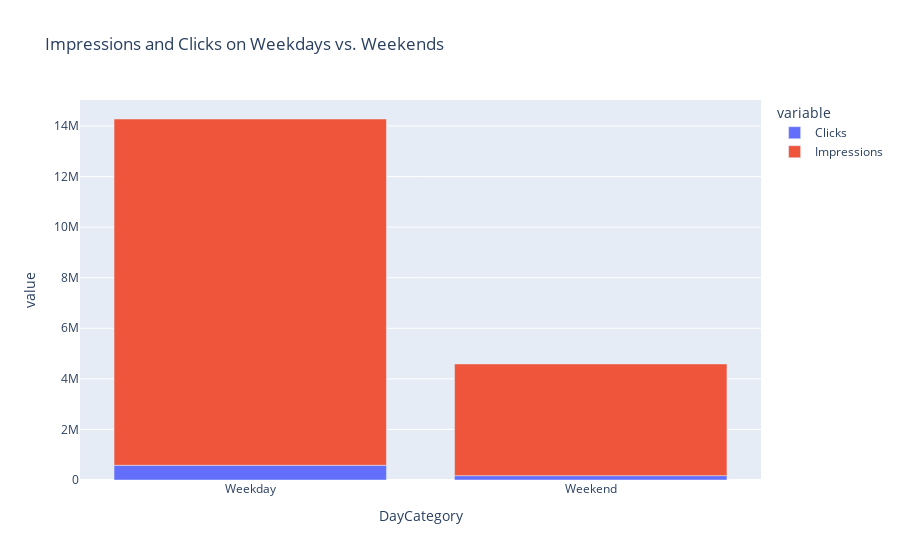

Write notebook code for a chart like this one.
### Code cell
px.bar(grouped_df,x='DayCategory',y=['Clicks','Impressions'],title='Impressions and Clicks on Weekdays vs. Weekends')

### Figure 1 — Plotly figure (JSON) as saved in the notebook; plotly's stock layout.template omitted (floating-point values rounded to 4 significant figures)
{"data": [{"alignmentgroup": "True", "hovertemplate": "variable=Clicks<br>DayCategory=%{x}<br>value=%{y}<extra></extra>", "legendgroup": "Clicks", "marker": {"color": "#636efa", "pattern": {"shape": ""}}, "name": "Clicks", "offsetgroup": "Clicks", "orientation": "v", "showlegend": true, "textposition": "auto", "type": "bar", "x": ["Weekday", "Weekend"], "xaxis": "x", "y": [583303, 172383], "yaxis": "y"}, {"alignmentgroup": "True", "hovertemplate": "variable=Impressions<br>DayCategory=%{x}<br>value=%{y}<extra></extra>", "legendgroup": "Impressions", "marker": {"color": "#EF553B", "pattern": {"shape": ""}}, "name": "Impressions", "offsetgroup": "Impressions", "orientation": "v", "showlegend": true, "textposition": "auto", "type": "bar", "x": ["Weekday", "Weekend"], "xaxis": "x", "y": [13692003, 4416639], "yaxis": "y"}], "layout": {"autosize": true, "barmode": "relative", "legend": {"title": {"text": "variable"}, "tracegroupgap": 0}, "title": {"text": "Impressions and Clicks on Weekdays vs. Weekends"}, "xaxis": {"anchor": "y", "autorange": true, "domain": [0, 1], "range": [-0.5, 1.5], "title": {"text": "DayCategory"}, "type": "category"}, "yaxis": {"anchor": "x", "autorange": true, "domain": [0, 1], "range": [0, 15030000.0], "title": {"text": "value"}, "type": "linear"}}}
